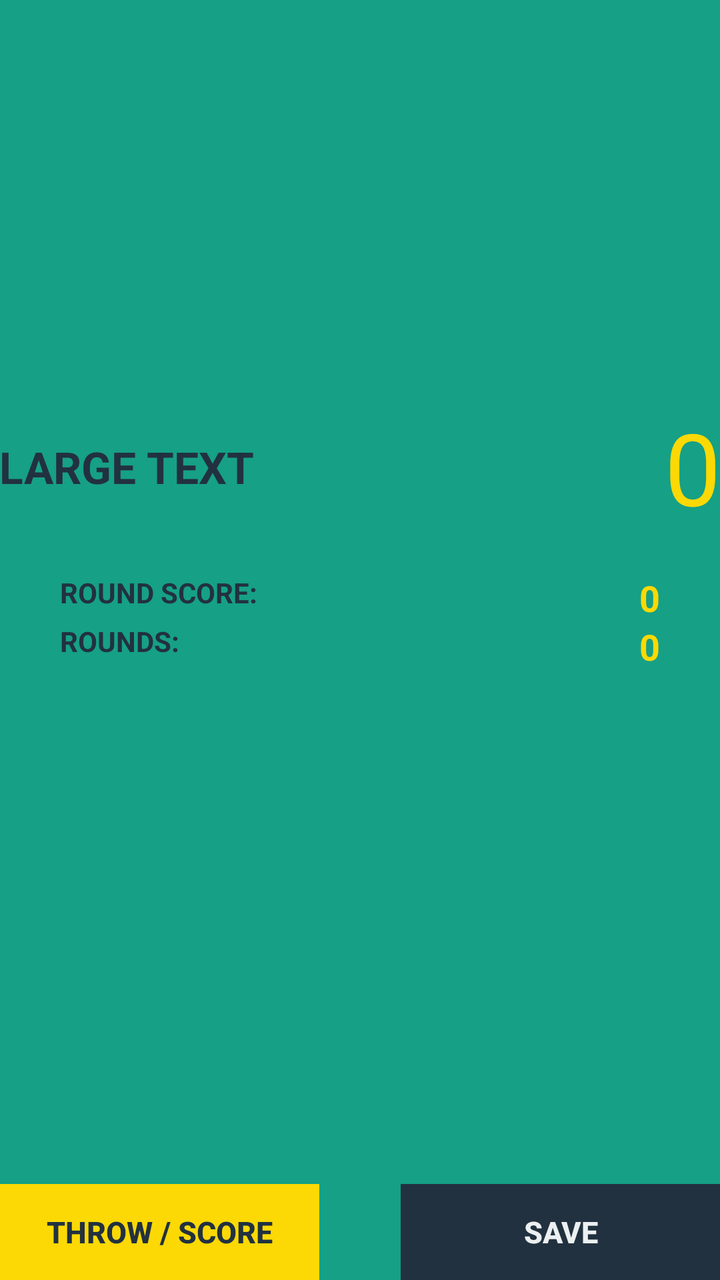
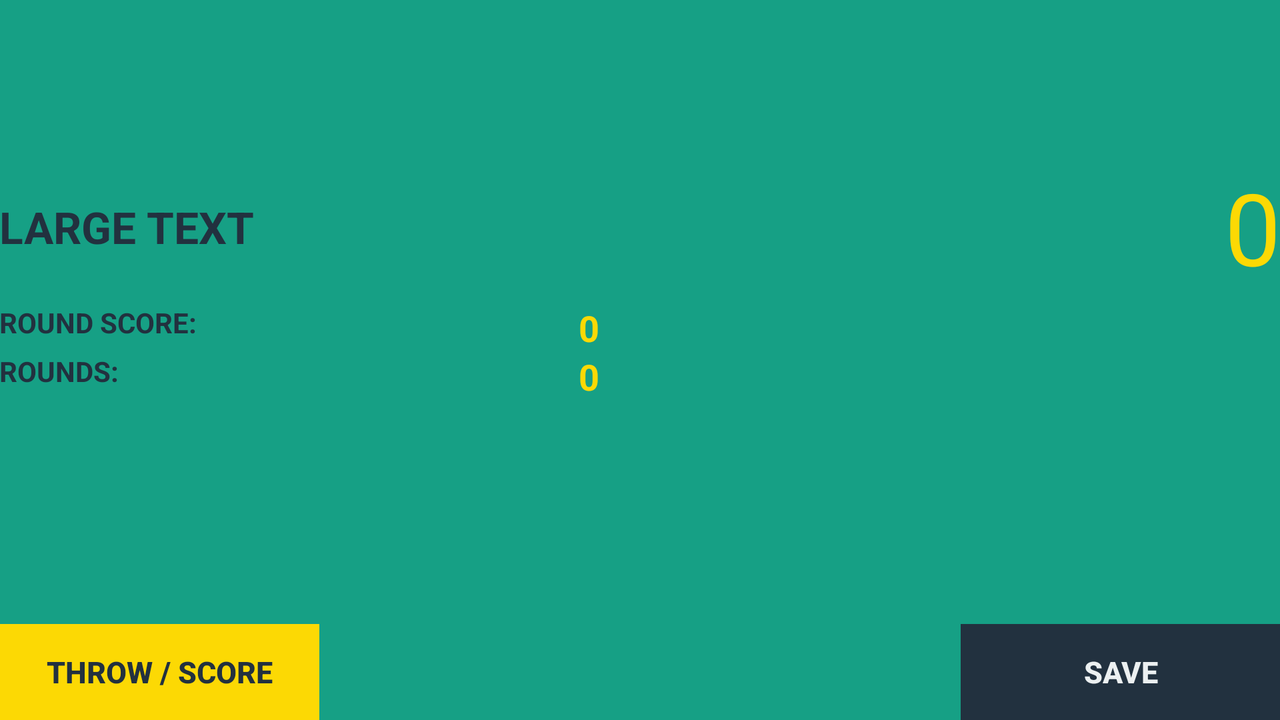

Compare how this app lays out the same screen by default and in its alternative resource folder. The renders come first, then the two layout files and the values they reference.
<!-- AndroidManifest.xml: application theme AppTheme -->
<!-- res/layout/game.xml -->
<?xml version="1.0" encoding="utf-8"?>
<RelativeLayout
    xmlns:android="http://schemas.android.com/apk/res/android"
    xmlns:tools="http://schemas.android.com/tools"
    android:layout_width="match_parent"
    android:layout_height="match_parent"
    android:paddingBottom="@dimen/activity_vertical_margin"
    android:paddingLeft="@dimen/activity_horizontal_margin"
    android:paddingRight="@dimen/activity_horizontal_margin"
    android:paddingTop="@dimen/activity_vertical_margin"
    tools:context=".GameActivity">

    <FrameLayout
        android:focusable="true"
        android:layout_width="300dp"
        android:layout_height="200dp"
        android:id="@+id/frameLayout"
        android:layout_alignParentTop="true"
        android:layout_centerHorizontal="true">

        <ImageButton
            android:onClick="setImageButtonsOnClick"
            android:layout_width="90dp"
            android:layout_height="90dp"
            android:id="@+id/imageButton1"
            android:layout_gravity="start|top"
            style="?android:attr/borderlessButtonStyle"/>

        <ImageButton
            android:onClick="setImageButtonsOnClick"
            android:layout_width="90dp"
            android:layout_height="90dp"
            android:id="@+id/imageButton2"
            android:layout_gravity="center_horizontal|top"
            style="?android:attr/borderlessButtonStyle"/>

        <ImageButton
            android:onClick="setImageButtonsOnClick"
            android:layout_width="90dp"
            android:layout_height="90dp"
            android:id="@+id/imageButton3"
            android:layout_gravity="end|top"
            style="?android:attr/borderlessButtonStyle"/>

        <ImageButton
            android:onClick="setImageButtonsOnClick"
            android:layout_width="90dp"
            android:layout_height="90dp"
            android:id="@+id/imageButton6"
            android:layout_gravity="right|bottom"
            style="?android:attr/borderlessButtonStyle"/>

        <ImageButton
            android:onClick="setImageButtonsOnClick"
            android:layout_width="90dp"
            android:layout_height="90dp"
            android:id="@+id/imageButton5"
            android:layout_gravity="center_horizontal|bottom"
            style="?android:attr/borderlessButtonStyle"/>

        <ImageButton
            android:onClick="setImageButtonsOnClick"
            android:layout_width="90dp"
            android:layout_height="90dp"
            android:id="@+id/imageButton4"
            android:layout_gravity="left|bottom"
            style="?android:attr/borderlessButtonStyle"/>



    </FrameLayout>

    <RelativeLayout
        android:layout_width="match_parent"
        android:layout_height="wrap_content"
        android:layout_centerHorizontal="true"
        android:layout_below="@id/frameLayout"
        android:layout_marginBottom="20dp"
        android:id="@+id/nameandscore">

        <TextView
            android:layout_centerVertical="true"
            android:layout_width="wrap_content"
            android:layout_height="wrap_content"
            android:textAppearance="?android:attr/textAppearanceLarge"
            android:textAllCaps="true"
            android:textColor="@color/darkBlue"
            android:textStyle="bold"
            android:text="Large Text"
            android:id="@+id/textSingelPlayer"
            android:layout_alignParentLeft="true"/>

        <TextView
            android:layout_centerVertical="true"
            android:layout_width="wrap_content"
            android:layout_height="wrap_content"
            android:textAppearance="?android:attr/textAppearanceLarge"
            android:textColor="@color/colorAccent"
            android:text="0"
            android:id="@+id/textScore"
            android:textIsSelectable="false"
            android:textSize="50sp"
            android:layout_alignParentRight="true"/>


    </RelativeLayout>

    <RelativeLayout
        android:layout_width="300dp"
        android:layout_height="wrap_content"
        android:layout_centerHorizontal="true"
        android:layout_below="@id/nameandscore"
        android:id="@+id/rest1">

        <TextView
            android:layout_width="wrap_content"
            android:layout_height="wrap_content"
            android:textColor="@color/darkBlue"
            android:textAllCaps="true"
            android:textStyle="bold"
            android:text="@string/throwScore"
            android:id="@+id/textLastScore"
            android:layout_alignParentLeft="true"/>

        <TextView
            android:layout_width="wrap_content"
            android:layout_height="wrap_content"
            android:textAppearance="?android:attr/textAppearanceMedium"
            android:textColor="@color/colorAccent"
            android:textAllCaps="true"
            android:textStyle="bold"
            android:text="0"
            android:id="@+id/points"
            android:layout_alignParentRight="true"/>


    </RelativeLayout>

    <RelativeLayout
        android:layout_width="300dp"
        android:layout_height="wrap_content"
        android:layout_centerHorizontal="true"
        android:layout_below="@id/rest1"
        android:id="@+id/rest2">

        <TextView
            android:layout_width="wrap_content"
            android:layout_height="wrap_content"
            android:textColor="@color/darkBlue"
            android:textAllCaps="true"
            android:textStyle="bold"
            android:text="@string/turn"
            android:id="@+id/turns"
            android:layout_alignParentLeft="true"/>

        <TextView
            android:layout_width="wrap_content"
            android:layout_height="wrap_content"
            android:textAppearance="?android:attr/textAppearanceMedium"
            android:textColor="@color/colorAccent"
            android:textAllCaps="true"
            android:textStyle="bold"
            android:text="0"
            android:id="@+id/turnpoints"
            android:layout_alignParentRight="true"/>


    </RelativeLayout>

    <RelativeLayout
        android:layout_width="match_parent"
        android:layout_height="wrap_content"
        android:layout_alignParentBottom="true"
        android:layout_centerHorizontal="true">

        <Button
            android:layout_alignParentLeft="true"
            android:layout_width="160dp"
            android:layout_height="wrap_content"
            android:text="@string/kasta"
            android:id="@+id/throw_btn"
            android:textSize="15dp"
            android:background="@color/colorAccent"
            android:textColor="@color/darkBlue"
            android:textStyle="bold"
            style="?android:attr/borderlessButtonStyle"/>

        <Button
            android:layout_alignParentRight="true"
            android:layout_width="160dp"
            android:layout_height="wrap_content"
            android:text="@string/save"
            android:id="@+id/save_btn"
            android:background="@color/darkBlue"
            android:textColor="@color/clouds"
            android:textStyle="bold"
            style="?android:attr/borderlessButtonStyle"
            android:textSize="15dp"/>

    </RelativeLayout>










</RelativeLayout>
<!-- resources referenced by this layout -->
<resources>
  <color name="clouds">#ecf0f1</color>
  <color name="colorAccent">#fcd904</color>
  <color name="darkBlue">#22313F</color>
  <string name="kasta">Throw / Score</string>
  <string name="save">Save</string>
  <string name="throwScore">Round score:</string>
  <string name="turn">Rounds:</string>
  <style name="AppTheme" parent="Theme.AppCompat.Light.DarkActionBar">
          
          <item name="colorPrimary">@color/colorPrimary</item>
          <item name="colorPrimaryDark">@color/colorPrimaryDark</item>
          <item name="colorAccent">@color/colorAccent</item>
          <item name="android:background">@color/colorPrimaryDark</item>
  
      </style>
  <color name="colorPrimary">#3F51B5</color>
  <color name="colorPrimaryDark">#16a085</color>
</resources>
<!-- res/layout-land/game.xml (the repository's variant of the layout above) -->
<!-- drawn on the phone turned sideways -->
<?xml version="1.0" encoding="utf-8"?>
<RelativeLayout
    xmlns:android="http://schemas.android.com/apk/res/android"
    xmlns:tools="http://schemas.android.com/tools"
    android:layout_width="match_parent"
    android:layout_height="match_parent"
    android:paddingBottom="@dimen/activity_vertical_margin"
    android:paddingLeft="@dimen/activity_horizontal_margin"
    android:paddingRight="@dimen/activity_horizontal_margin"
    android:paddingTop="@dimen/activity_vertical_margin"
    tools:context=".GameActivity">

    <LinearLayout
        android:layout_width="wrap_content"
        android:layout_height="80dp"
        android:id="@+id/frameLayout"
        android:layout_alignParentTop="true"
        android:layout_centerHorizontal="true">

        <ImageButton
            android:onClick="setImageButtonsOnClick"
            android:layout_width="80dp"
            android:layout_height="80dp"
            android:id="@+id/imageButton1"
            style="?android:attr/borderlessButtonStyle"/>

        <ImageButton
            android:onClick="setImageButtonsOnClick"
            android:layout_marginLeft="6dp"
            android:layout_marginStart="6dp"
            android:layout_width="80dp"
            android:layout_height="80dp"
            android:id="@+id/imageButton2"
            style="?android:attr/borderlessButtonStyle"/>

        <ImageButton
            android:onClick="setImageButtonsOnClick"
            android:layout_marginLeft="6dp"
            android:layout_marginStart="6dp"
            android:layout_width="80dp"
            android:layout_height="80dp"
            android:id="@+id/imageButton3"
            style="?android:attr/borderlessButtonStyle"/>

        <ImageButton
            android:onClick="setImageButtonsOnClick"
            android:layout_marginLeft="6dp"
            android:layout_marginStart="6dp"
            android:layout_width="80dp"
            android:layout_height="80dp"
            android:id="@+id/imageButton6"
            style="?android:attr/borderlessButtonStyle"/>

        <ImageButton
            android:onClick="setImageButtonsOnClick"
            android:layout_marginLeft="6dp"
            android:layout_marginStart="6dp"
            android:layout_width="80dp"
            android:layout_height="80dp"
            android:id="@+id/imageButton5"
            style="?android:attr/borderlessButtonStyle"/>

        <ImageButton
            android:onClick="setImageButtonsOnClick"
            android:layout_marginLeft="6dp"
            android:layout_marginStart="6dp"
            android:layout_width="80dp"
            android:layout_height="80dp"
            android:id="@+id/imageButton4"
            style="?android:attr/borderlessButtonStyle"/>



    </LinearLayout>
    
    <RelativeLayout
        android:layout_width="match_parent"
        android:layout_height="wrap_content"
        android:layout_centerHorizontal="true"
        android:layout_below="@id/frameLayout"
        android:layout_marginBottom="5dp"
        android:id="@+id/nameandscore">

        <TextView
            android:layout_centerVertical="true"
            android:layout_width="wrap_content"
            android:layout_height="wrap_content"
            android:textAppearance="?android:attr/textAppearanceLarge"
            android:textAllCaps="true"
            android:textColor="@color/darkBlue"
            android:textStyle="bold"
            android:text="Large Text"
            android:id="@+id/textSingelPlayer"
            android:layout_alignParentLeft="true"/>

        <TextView
            android:layout_centerVertical="true"
            android:layout_width="wrap_content"
            android:layout_height="wrap_content"
            android:textAppearance="?android:attr/textAppearanceLarge"
            android:textColor="@color/colorAccent"
            android:text="0"
            android:id="@+id/textScore"
            android:textIsSelectable="false"
            android:textSize="50sp"
            android:layout_alignParentRight="true"/>


    </RelativeLayout>

    <RelativeLayout
        android:layout_width="300dp"
        android:layout_height="wrap_content"
        android:layout_alignParentLeft="true"
        android:layout_centerHorizontal="true"
        android:layout_below="@id/nameandscore"
        android:id="@+id/rest1">

        <TextView
            android:layout_width="wrap_content"
            android:layout_height="wrap_content"
            android:textColor="@color/darkBlue"
            android:textAllCaps="true"
            android:textStyle="bold"
            android:text="@string/throwScore"
            android:id="@+id/textLastScore"
            android:layout_alignParentLeft="true"/>

        <TextView
            android:layout_width="wrap_content"
            android:layout_height="wrap_content"
            android:textAppearance="?android:attr/textAppearanceMedium"
            android:textColor="@color/colorAccent"
            android:textAllCaps="true"
            android:textStyle="bold"
            android:text="0"
            android:id="@+id/points"
            android:layout_alignParentRight="true"/>


    </RelativeLayout>

    <RelativeLayout
        android:layout_width="300dp"
        android:layout_height="wrap_content"
        android:layout_alignParentLeft="true"
        android:layout_centerHorizontal="true"
        android:layout_below="@id/rest1"
        android:id="@+id/rest2">

        <TextView
            android:layout_width="wrap_content"
            android:layout_height="wrap_content"
            android:textColor="@color/darkBlue"
            android:textAllCaps="true"
            android:textStyle="bold"
            android:text="@string/turn"
            android:id="@+id/turns"
            android:layout_alignParentLeft="true"/>

        <TextView
            android:layout_width="wrap_content"
            android:layout_height="wrap_content"
            android:textAppearance="?android:attr/textAppearanceMedium"
            android:textColor="@color/colorAccent"
            android:textAllCaps="true"
            android:textStyle="bold"
            android:text="0"
            android:id="@+id/turnpoints"
            android:layout_alignParentRight="true"/>


    </RelativeLayout>

    <RelativeLayout
        android:layout_width="match_parent"
        android:layout_height="wrap_content"
        android:layout_alignParentBottom="true"
        android:layout_centerHorizontal="true">

        <Button
            android:layout_alignParentLeft="true"
            android:layout_width="160dp"
            android:layout_height="wrap_content"
            android:text="@string/kasta"
            android:id="@+id/throw_btn"
            android:textSize="15dp"
            android:background="@color/colorAccent"
            android:textColor="@color/darkBlue"
            android:textStyle="bold"
            style="?android:attr/borderlessButtonStyle"/>

        <Button
            android:layout_alignParentRight="true"
            android:layout_width="160dp"
            android:layout_height="wrap_content"
            android:text="@string/save"
            android:id="@+id/save_btn"
            android:background="@color/darkBlue"
            android:textColor="@color/clouds"
            android:textStyle="bold"
            style="?android:attr/borderlessButtonStyle"
            android:textSize="15dp"/>
        
    </RelativeLayout>
</RelativeLayout>
